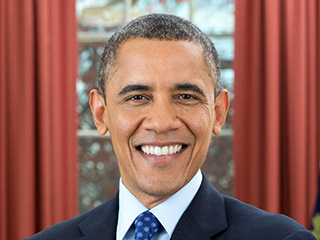
#> input picture known_faces/obama.jpg, 320 x 240 px
$ python test_client.py
#> lines starting #> are read from the running program, lines starting #| are printed output that depends on the picture
import requests
import json
import cv2

# addr = 'http://localhost:8080/'
addr = 'https://testservice-476rxuzmhq-ew.a.run.app'

# prepare headers for http request
content_type = 'image/jpeg'
headers = {'content-type': content_type}

img = cv2.imread('known_faces/obama.jpg')
#> img is the input picture: shape (240, 320, 3); mean B, G, R 91.2, 100.4, 147.9

# Resize frame of video to 1/4 size for faster face recognition processing
small_frame = cv2.resize(img, (0, 0), fx=0.25, fy=0.25)
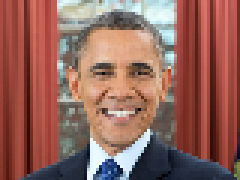
#> small_frame: shape (60, 80, 3) (shown 3 times larger); mean B, G, R 91.3, 100.5, 147.9

# Convert the image from BGR color (which OpenCV uses) to RGB color (which face_recognition uses)
img = small_frame[:, :, ::-1]
#> img: shape (60, 80, 3)


# encode image as jpeg
_, img_encoded = cv2.imencode('.jpg', img)
#> img_encoded = 3964 values, max 255 at index 0, min 0 at index 4, mean 126.2
# send http request with image and receive response
#> (the run stopped early here; a loop or call above may not have finished)

$ run again, with known_faces/biden.jpg copied over known_faces/obama.jpg
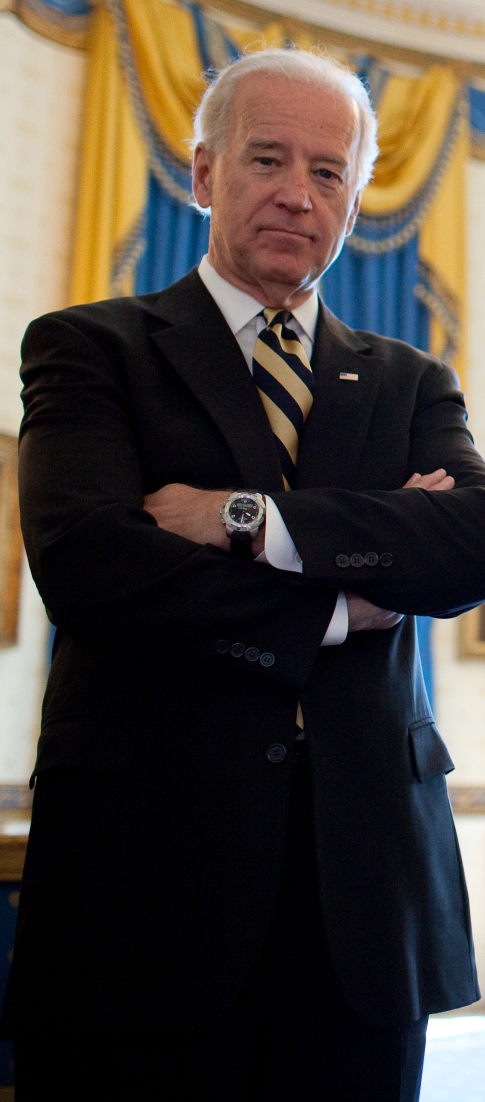
#> input picture known_faces/biden.jpg, 970 x 2204 px (shown at 1/2 size)
#> img is the input picture: shape (2204, 970, 3); mean B, G, R 55.5, 62.7, 70.7
#> `small_frame = cv2.resize(img, (0, 0), fx=0.25, fy=0.25)`:
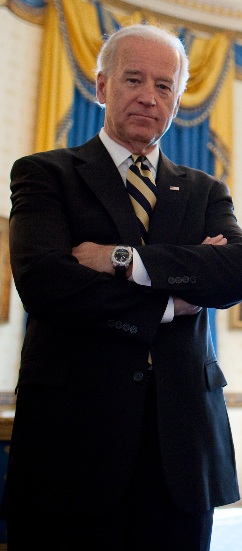
#> small_frame: shape (551, 242, 3); mean B, G, R 55.4, 62.6, 70.6
#> img: shape (551, 242, 3)

$ run again, with known_faces/felipe.jpg copied over known_faces/obama.jpg
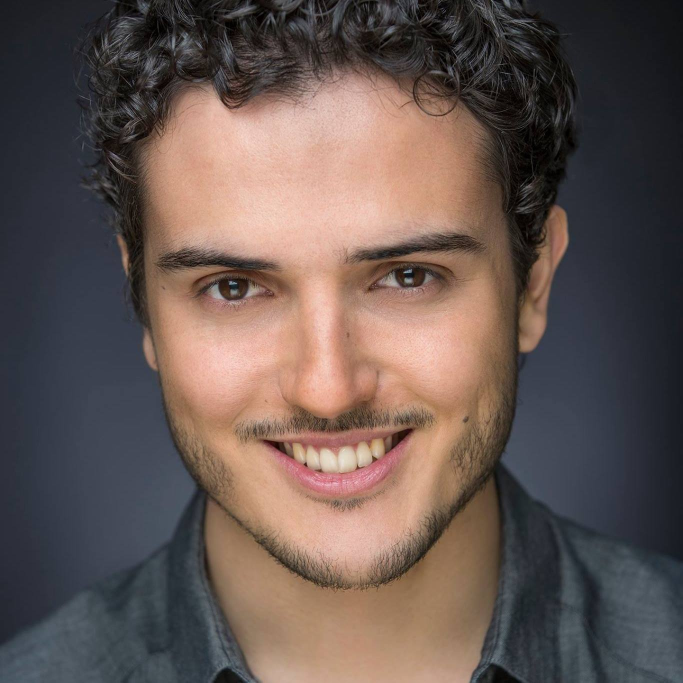
#> input picture known_faces/felipe.jpg, 1365 x 1365 px (shown at 1/2 size)
#> img is the input picture: shape (1365, 1365, 3); mean B, G, R 81.8, 86.6, 101.8
#> `small_frame = cv2.resize(img, (0, 0), fx=0.25, fy=0.25)`:
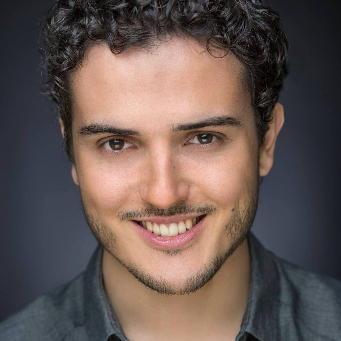
#> small_frame: shape (341, 341, 3); mean B, G, R 82, 86.8, 101.9
#> img: shape (341, 341, 3)
